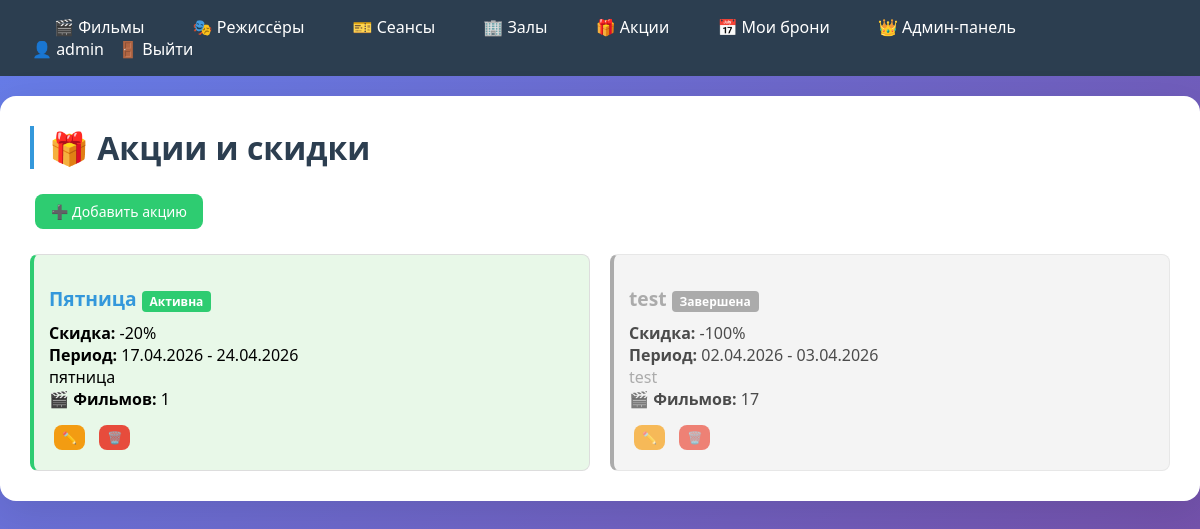
The page /promotions/ (signed in) on the database its author committed.
### cinema/models.py (models this page shows, shortened)
class User(AbstractUser):
    birth_date = models.DateField('Дата рождения', null=True, blank=True)
    groups = models.ManyToManyField(
        'auth.Group',
        verbose_name='groups',
        blank=True,
        help_text='The groups this user belongs to.',
        related_name='cinema_user_set',
        related_query_name='cinema_user',
    )
    user_permissions = models.ManyToManyField(
        'auth.Permission',
        verbose_name='user permissions',
        blank=True,
        help_text='Specific permissions for this user.',
        related_name='cinema_user_set',
        related_query_name='cinema_user',
    )
    class Meta:
        verbose_name = 'Пользователь'
        verbose_name_plural = 'Пользователи'
        swappable = 'AUTH_USER_MODEL'

class Promotion(models.Model):
    name = models.CharField('Название акции', max_length=200)
    description = models.TextField('Описание')
    discount_percent = models.IntegerField('Скидка %')
    start_date = models.DateField('Дата начала')
    end_date = models.DateField('Дата окончания')
    movies = models.ManyToManyField(Movie, through='MoviePromotion', verbose_name='Фильмы', blank=True)
    is_active = models.BooleanField('Активна', default=True)
    def is_currently_active(self):
        from django.utils import timezone
        today = timezone.now().date()
        return self.is_active and self.start_date <= today <= self.end_date
    class Meta:
        verbose_name = 'Акция'
        verbose_name_plural = 'Акции'

### cinema/views.py (the view)
# urls.py: path('promotions/', views.promotion_list, name='promotion_list'),
def promotion_list(request):
    promotions = Promotion.objects.all()
    return render(request, 'cinema/promotion_list.html', {'promotions': promotions})

### cinema/templates/cinema/promotion_list.html (shortened to what this page needs)
{% extends 'cinema/base.html' %}
{% block content %}
<h1>🎁 Акции и скидки</h1>
{% if user.is_staff %}
    <a href="{% url 'promotion_create' %}" class="btn btn-success">➕ Добавить акцию</a>
{% endif %}
{% if promotions %}
    <div style="display: flex; flex-wrap: wrap; gap: 20px; margin-top: 20px;">
        {% for promotion in promotions %}
            {% with is_active=promotion.is_currently_active %}
            <div style="flex: 1; min-width: 300px; border: 1px solid #ddd; border-radius: 8px; padding: 15px;
                        {% if is_active %}
                            background: #e8f8e8; border-left: 4px solid #2ecc71;
                        {% else %}
                            background: #f0f0f0; border-left: 4px solid #888; opacity: 0.7;
                        {% endif %}">
                <h3>
                    <a href="{% url 'promotion_detail' promotion.id %}" style="{% if not is_active %}color: #888;{% endif %}">
                        {{ promotion.name }}
                    </a>
                    {% if is_active %}
                        <span style="background: #2ecc71; color: white; padding: 2px 8px; border-radius: 4px; font-size: 12px;">Активна</span>
                    {% else %}
                        <span style="background: #888; color: white; padding: 2px 8px; border-radius: 4px; font-size: 12px;">Завершена</span>
                    {% endif %}
                </h3>
                <p><strong>Скидка:</strong> -{{ promotion.discount_percent }}%</p>
                <p><strong>Период:</strong> {{ promotion.start_date|date:"d.m.Y" }} - {{ promotion.end_date|date:"d.m.Y" }}</p>
                <p style="{% if not is_active %}color: #888;{% endif %}">{{ promotion.description|truncatechars:100 }}</p>
                <p><strong>🎬 Фильмов:</strong> {{ promotion.movies.count }}</p>
                {% if user.is_staff %}
                    <div style="margin-top: 10px;">
                        <a href="{% url 'promotion_edit' promotion.id %}" class="btn btn-warning" style="padding: 4px 8px; font-size: 12px;">✏️</a>
                        <a href="{% url 'promotion_delete' promotion.id %}" class="btn btn-danger" style="padding: 4px 8px; font-size: 12px;" onclick="return confirm('Удалить акцию?')">🗑️</a>
                    </div>
                {% endif %}
            </div>
            {% endwith %}
        {% endfor %}
    </div>
{% else %}
    <p>Акций пока нет.</p>
{% endif %}
{% endblock %}

### cinema/templates/cinema/base.html (shortened to what this page needs)
{% load static %}
<!DOCTYPE html>
<html lang="ru">
<head>
    <link rel="stylesheet" href="{% static 'cinema/style.css' %}">
</head>
<body>
    <nav>
        <div>
            <a href="{% url 'movie_list' %}">🎬 Фильмы</a>
            <a href="{% url 'director_list' %}">🎭 Режиссёры</a>
            <a href="{% url 'session_list' %}">🎫 Сеансы</a>
            <a href="{% url 'hall_list' %}">🏢 Залы</a>
            <a href="{% url 'promotion_list' %}">🎁 Акции</a>
            {% if user.is_authenticated %}
                <a href="{% url 'my_bookings' %}">📅 Мои брони</a>
            {% endif %}
            {% if user.is_staff %}
                <a href="{% url 'admin_panel' %}">👑 Админ-панель</a>
            {% endif %}
        </div>
        <div>
            {% if user.is_authenticated %}
                <span>👤 {{ user.username }}</span>
                <form method="post" action="{% url 'logout' %}" style="display: inline;">
                    <button type="submit">🚪 Выйти</button>
                </form>
            {% else %}
                <a href="{% url 'login' %}">🔐 Вход</a>
                <a href="{% url 'register' %}">📝 Регистрация</a>
            {% endif %}
        </div>
    </nav>
    <div class="container">
        {% block content %}{% endblock %}
    </div>
</body>
</html>

### cinema/static/cinema/style.css (style rules this page uses)
* { margin: 0; padding: 0; box-sizing: border-box; }
body { font-family: Arial, sans-serif; background: #f5f5f5; }
nav { background: #2c3e50; color: white; padding: 1rem 2rem; display: flex; justify-content: space-between; align-items: center; flex-wrap: wrap; }
nav a { color: white; text-decoration: none; margin: 0 10px; }
nav button { background: none; border: none; color: white; cursor: pointer; font: inherit; margin: 0 10px; }
.container { max-width: 1200px; margin: 20px auto; padding: 20px; background: white; border-radius: 8px; box-shadow: 0 0 10px rgba(0, 0, 0, 0.1); }
h1 { margin-bottom: 20px; color: #2c3e50; }
.btn { display: inline-block; padding: 8px 16px; background: #3498db; color: white; text-decoration: none; border-radius: 4px; margin: 5px; border: none; cursor: pointer; font-size: 14px; }
.btn-danger { background: #e74c3c; }
.btn-success { background: #2ecc71; }
.btn-warning { background: #f39c12; }
a { text-decoration: none !important; }
.btn { text-decoration: none !important; }
body { font-family: 'Segoe UI', Tahoma, Geneva, Verdana, sans-serif; background: linear-gradient(135deg, #667eea 0%, #764ba2 100%); min-height: 100vh; }
a { text-decoration: none; color: #3498db; transition: all 0.3s ease; position: relative; }
nav a { color: white; font-weight: 500; padding: 8px 12px; border-radius: 8px; transition: all 0.3s ease; }
.container { max-width: 1200px; margin: 20px auto; padding: 30px; background: white; border-radius: 16px; box-shadow: 0 10px 40px rgba(0, 0, 0, 0.1); }
h1 { font-size: 2rem; color: #2c3e50; margin-bottom: 20px; border-left: 4px solid #3498db; padding-left: 15px; }
h3 { font-size: 1.2rem; color: #34495e; margin: 15px 0 10px 0; }
.btn { display: inline-block; padding: 8px 16px; border-radius: 8px; font-size: 14px; font-weight: 500; text-align: center; cursor: pointer; transition: all 0.3s ease; border: none; background: #3498db; color: white; }

### rows shown on the page
User: username "admin"
Promotion: name "Пятница", shows "Активна", discount_percent "20", start_date "17.04.2026", end_date "24.04.2026", description "пятница", movies.count "1"
Promotion: name "test", shows "Завершена", discount_percent "100", start_date "02.04.2026", end_date "03.04.2026", description "test", movies.count "17"
